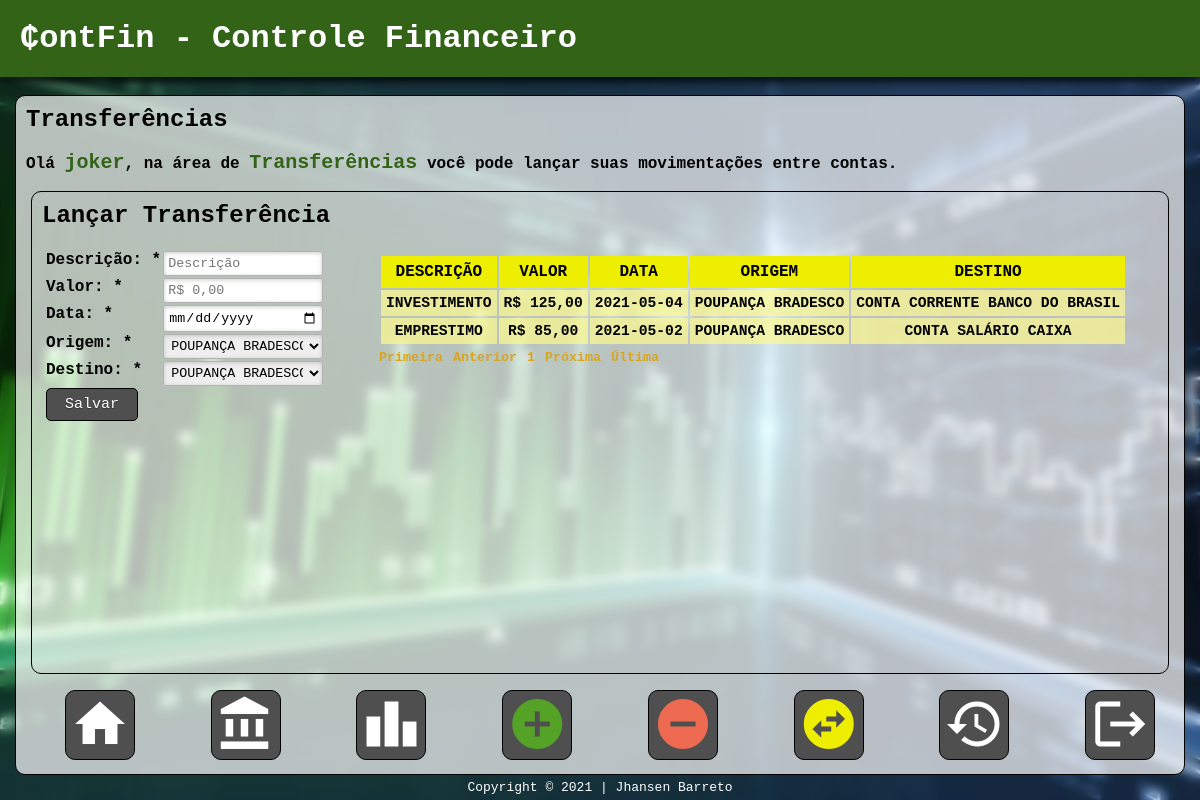
/transf.php (signed in), run on the app's committed database.
### tables this page shows
CREATE TABLE IF NOT EXISTS `transferencia` (
  `id` int(11) NOT NULL AUTO_INCREMENT,
  `descricao` varchar(50) NOT NULL,
  `valor` double NOT NULL DEFAULT 0,
  `data_lancamento` date NOT NULL,
  `origem` int(11) NOT NULL,
  `destino` int(11) NOT NULL,
  PRIMARY KEY (`id`),
  KEY `origem` (`origem`),
  KEY `destino` (`destino`),
  CONSTRAINT `FK_transferencia_conta` FOREIGN KEY (`origem`) REFERENCES `conta` (`id`),
  CONSTRAINT `FK_transferencia_conta_2` FOREIGN KEY (`destino`) REFERENCES `conta` (`id`)
);

CREATE TABLE IF NOT EXISTS `conta` (
  `id` int(11) NOT NULL AUTO_INCREMENT,
  `nome` varchar(40) NOT NULL,
  `saldo` double NOT NULL DEFAULT 0,
  `criado_em` datetime NOT NULL DEFAULT current_timestamp(),
  `usuario` int(11) NOT NULL,
  PRIMARY KEY (`id`),
  KEY `usuario` (`usuario`),
  CONSTRAINT `FK_conta_usuario` FOREIGN KEY (`usuario`) REFERENCES `usuario` (`id`)
);

### transf.php (the view, shortened to what this page needs)
<!DOCTYPE html>
<html>
    <head>
        <link rel="stylesheet" type="text/css" href="css/index.css">
        <link rel="stylesheet" type="text/css" href="css/table.css">
    </head>
    <body>
        <?php
        $nome_user = $_SESSION['user'];
        ?>
        <div id="cabecalho">
            <h1>₵ontFin - Controle Financeiro</h1>
        </div>
        <div class="div-dashboard">
            <h2>Transferências</h2>
            <br/>
            Olá <label id="destaque"><?php echo $nome_user; ?></label>,
            na área de <label id="destaque">Transferências</label> você pode lançar suas
            movimentações entre contas.
            <br/>
            <br/>
            <div class="conteudo">
                <h2>Lançar Transferência</h2>
                <br/>
                <?php
                $conta = conexaoBD();
                $sqlconta = "SELECT c.id, c.nome FROM conta c INNER JOIN usuario u ON c.usuario = u.id WHERE u.user = '$nome_user'";
                $stmtconta = $conta->prepare($sqlconta);
                ?>
                <table id="tbl">
                    <tr>
                        <td style="width: 30%">
                            <form method="POST" action="insert_sql/insert_transf.php">
                                <table>
                                    <tr>
                                        <td>
                                            Descrição: *
                                        </td>
                                        <td>
                                            <input type="text" placeholder="Descrição" name="desc" required="required"/>
                                        </td>
                                    </tr>
                                    <tr>
                                        <td>
                                            Valor: *
                                        </td>
                                        <td>
                                            <input type="number" placeholder="R$ 0,00" name="valor" step="0.01" min="0" required="required"/>
                                        </td>
                                    </tr>
                                    <tr>
                                        <td>
                                            Data: *
                                        </td>
                                        <td>
                                            <input type="date" placeholder="01/01/0000" name="data" required="required"/>
                                        </td>
                                    </tr>
                                    <tr>
                                        <td>
                                            Origem: *
                                        </td>
                                        <td>
                                            <select name="origem" required="required">
                                                <?php $stmtconta->execute();?>
                                                <?php while ($contas = $stmtconta->fetch(PDO::FETCH_ASSOC)) { ?>
                                                    <option value="<?php echo $contas["id"] ?>"><?php echo $contas["nome"]; ?></option>
                                                <?php } ?>
                                            </select>
                                        </td>
                                    </tr>
                                    <tr>
                                        <td>
                                            Destino: *
                                        </td>
                                        <td>
                                            <select name="destino" required="required">
                                                <?php $stmtconta->execute();?>
                                                <?php while ($contas = $stmtconta->fetch(PDO::FETCH_ASSOC)) { ?>
                                                    <option value="<?php echo $contas["id"] ?>"><?php echo $contas["nome"]; ?></option>
                                                <?php } ?>
                                            </select>
                                        </td>
                                    </tr>
                                    <tr>
                                        <td>
                                            <button type="submit" name="enviar" value="Salvar">Salvar</button>
                                        </td>
                                        <td id="feedback">
                                        </td>
                                    </tr>
                                </table>
                            </form>
                        </td>
                        <td>
                            <?php
                            $con = conexaoBD();
                            $sql = "CALL transf_por_user ('$nome_user')";
                            $stmt = $con->prepare($sql);
                            $stmt->execute();
                            ?>
                            <table id="table3" style="margin-top: 5px;">
                                <thead>
                                    <tr>
                                        <th class="th-table3">DESCRIÇÃO</th>
                                        <th class="th-table3">VALOR</th>
                                        <th class="th-table3">DATA</th>
                                        <th class="th-table3">ORIGEM</th>
                                        <th class="th-table3">DESTINO</th>
                                    </tr>
                                </thead>
                                <tbody>
                                    <?php while ($resultado = $stmt->fetch(PDO::FETCH_ASSOC)) { ?>
                                        <tr>
                                            <td class="td-table3">
                                                <?php echo $resultado["descricao"]; ?>
                                            </td>
                                            <td class="td-table3">
                                                <?php echo 'R$ ' . number_format($resultado["valor"], 2, ',', '.'); ?>
                                            </td>
                                            <td class="td-table3">
                                                <?php echo $resultado["data_lancamento"]; ?>
                                            </td>
                                            <td class="td-table3">
                                                <?php echo $resultado["org"]; ?>
                                            </td>
                                            <td class="td-table3">
                                                <?php echo $resultado["dest"]; ?>
                                            </td>
                                        </tr>
                                    <?php } ?>
                                </tbody>
                            </table>
                        </td>
                    </tr>
                </table>
            </div>
            <form method="POST" action="menu.php">
                <table id="menu" style="width: 100%">
                    <tr>
                        <td>
                            <button title="Início" name="home" class="menu-buttons" style="color: #FFF"><span class="material-icons">home</span></button>
                        </td>
                        <td>
                            <button title="Contas" name="contas" class="menu-buttons" style="color: #FFF"><span class="material-icons">account_balance</span></button>
                        </td>
                        <td>
                            <button title="Gráficos" name="grafico" class="menu-buttons" style="color: #FFF"><span class="material-icons">leaderboard</span></button>
                        </td>
                        <td>
                            <button title="Receitas" name="receitas" class="menu-buttons" style="color: #54A326"><span class="material-icons">add_circle</span></button>
                        </td>
                        <td>
                            <button title="Despesas" name="despesas" class="menu-buttons" style="color: #EE6A50"><span class="material-icons">remove_circle</span></button>
                        </td>
                        <td>
                            <button title="Transferências" name="transfer" class="menu-buttons" style="color: #EEEE00"><span class="material-icons">swap_horizontal_circle</span></button>
                        </td>
                        <td>
                            <button title="Histórico" name="hist" class="menu-buttons" style="color: #FFF"><span class="material-icons">history</span></button>
                        </td>
                        <td>
                            <button title="Sair" name="sair" class="menu-buttons" style="color: #FFF"><span class="material-icons">logout</span></button>
                        </td>
                    </tr>
                </table>
            </form>
        </div>
        <div id="footer">
            Copyright © 2021 | Jhansen Barreto
        </div>
    </body>
</html>

### css/index.css (style rules this page uses)
*, *:before, *:after { margin:0; padding:0; }
body { font-family: Courier New, monospace; font-weight: bold; height: 100vh; width: 100%; background: url(../img/backlogin.jpg) no-repeat center center fixed; -webkit-background-size: cover; -moz-background-size: cover; -o-background-size: cover; background-size: cover; backdrop-filter: blur(5px); overflow: hidden; }
#cabecalho { font-family: Courier New, monospace; width: 100%; background-color: #336317; box-shadow: rgba(0, 0, 0, 0.8) 0px 0px 20px 0px, rgba(0, 0, 0, .5) 0px 5px 5px 0px; margin: 0px; }
h1 { color: #FFF; padding: 20px; }
.div-dashboard { display: inline-block; border: 1px solid #000; border-radius: 10px; padding: 10px; background-color: rgba(255, 255, 255, .7); position: absolute; top: 95px; left: 15px; right: 15px; bottom: 25px; z-index: -999; }
#footer { position: absolute; bottom: 0; padding-bottom: 5px; width: 100%; text-align: center; color: #FFF; font-size: 13px; font-style: normal; font-weight: normal; }
#destaque { color: #336317; font-size: 15pt; }
.menu-buttons { width: 70px; height: 70px; border: 1px solid #000; border-radius: 10px; cursor: pointer; background-color: #4F4F4F; }
.menu-buttons span { font-size: 45pt; }
#menu { position: absolute; bottom: 12px; }
#menu td { text-align: center; }
.conteudo { position: absolute; top: 95px; left: 15px; right: 15px; bottom: 100px; border: 1px solid #000; border-radius: 10px; background-color: transparent; padding: 10px; }
input, select { border: 1px solid #B2B2B2; border-radius: 3px; box-shadow: 0px 1px 4px 0px rgba(168, 168, 168, .6) inset; width: 150px; padding: 4px; outline: none; resize: none; font-family: Courier New, monospace; }
select { width: 160px !important; padding: 3px !important;; }
button[type="submit"] { font-family: Courier New, monospace; width: 80%; cursor: pointer; background: #4F4F4F; padding: 7px 4px; color: #FFF; font-size: 15px; border: 1px solid #000; text-shadow: 0 1px 1px #333; -webkit-border-radius: 5px; border-radius: 5px; transition: all 0.2s linear; }
#feedback { padding-top: 8px; }

### css/table.css (style rules this page uses)
.th-table3 { padding: 7px; background-color: #EEEE00; }
.td-table3 { padding: 5px; font-size: 11pt; background-color: rgba(255, 251, 143, .7); text-align: center; }
#tbl { width: 100%; }
#tbl td { vertical-align: top; }

### data on the page
transferencia: descricao "INVESTIMENTO", valor "125,00", data_lancamento "2021-05-04", origem.nome "POUPANÇA BRADESCO", destino.nome "CONTA CORRENTE BANCO DO BRASIL"
transferencia: descricao "EMPRESTIMO", valor "85,00", data_lancamento "2021-05-02", origem.nome "POUPANÇA BRADESCO", destino.nome "CONTA SALÁRIO CAIXA"

### other printed values
$nome_user "joker"
form field origem "POUPANÇA BRADESCO"
form field destino "POUPANÇA BRADESCO"
